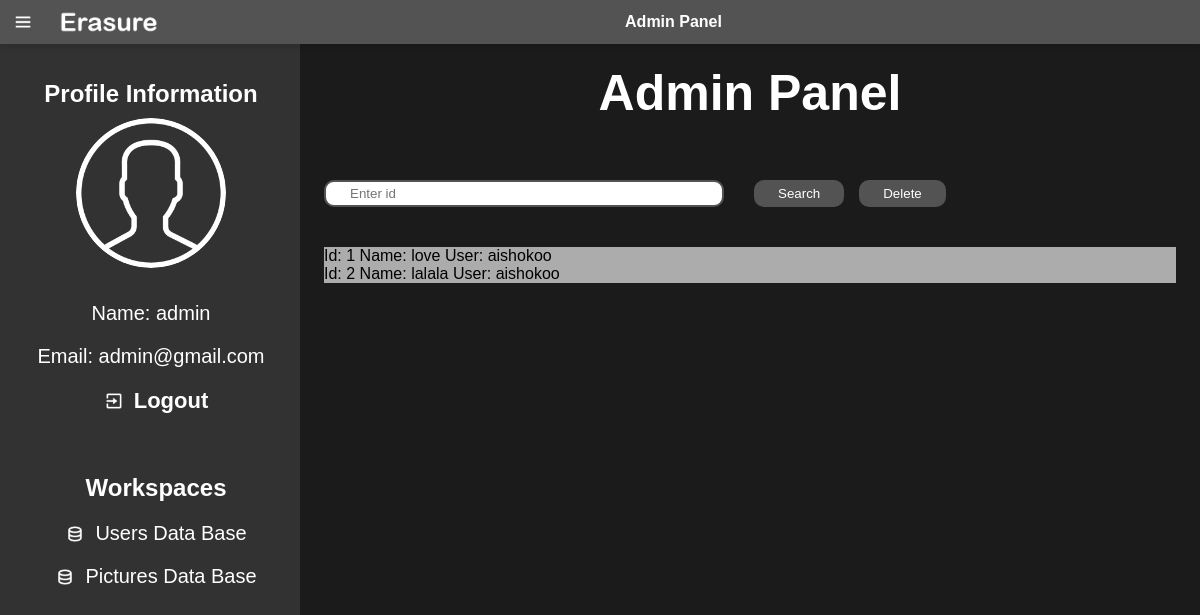
Screenshot of /pictures_db (signed in) with the database file from the repository.
### models.py (models this page shows)
class Picture(Base):
    __tablename__ = 'picture'
    id: Mapped[int] = mapped_column(primary_key=True, autoincrement=True)
    path: Mapped[str] = mapped_column(String)
    name: Mapped[str] = mapped_column(String)
    user_id: Mapped[str] = mapped_column('user_id', Integer, ForeignKey('user.id'))
    user: Mapped['User'] = relationship(User)

class User(Base):
    __tablename__ = 'user'
    id: Mapped[int] = mapped_column(primary_key=True, autoincrement=True)
    name: Mapped[str] = mapped_column(String)
    email: Mapped[str] = mapped_column(String)
    password: Mapped[str] = mapped_column(String)

### main.py (the view)
@app.route('/pictures_db', methods=['GET'])
def get_pictures_db():
    global data_type
    try:
        pictures = session.query(Picture).all()
        data_type = 'pictures'
        session.commit()
    except Exception:
        flash('An error occurred while getting users')
    return render_template('admin.html',
                           pictures=pictures,
                           data_type=data_type,
                           current_name=current_name,
                           current_email=current_email)

### templates/admin.html (shortened to what this page needs)
<!DOCTYPE html>
<html lang="en">
<head>
</head>
<body>
    <nav class="navigations">
        <div class="nav-left navigations">
            <img src="static/menu-regular-24.png" class="menu-pic">
            <img src="static/logo.png" class="logo-pic">
        </div>
        <div class="nav-middle">
            <p><strong>Admin Panel</strong></p>
        </div>
    </nav>
    <div class="leftbar">
        <div class = "profile-info">
            <h2 class="text-center">Profile Information</h2>
            <img src="static/profile_user.png" class="user-pic">
            <p>Name: {{ current_name }}</p>
            <p>Email: {{ current_email }} </p>
        </div>
        <div class="exit">
        <a href="/log_in_or_out"><img src="static/exit-regular-24.png" class="paint-pic"><p><strong>Logout</strong></p></a>
        </div>
        <div class="choices">
            <h2 class="text-center">Workspaces</h2>
            <a href="/users_db"><img src="static/data-regular-24.png" class="paint-pic"><p>Users Data Base</p></a>
            <a href="/pictures_db"><img src="static/data-regular-24.png" class="paint-pic"><p>Pictures Data Base</p></a>
        </div>
    </div>
    <div class="container">
        <h1>Admin Panel</h1>
        <div class="list-container">
            <div class="button-container">
                <form action="/search" method="POST">
                    <input type="text" name="id" placeholder="Enter id" id="search-id">
                    <button class="buttons" type="submit">Search</button>
                </form>
                <form action="/delete" method="POST" onsubmit="setDeleteId()">
                    <button class="buttons" type="submit">Delete</button>
                </form>
            </div>
                <div class ="database">
                    {% if data_type == 'users' %}
                        {% for user in users %}
                            <p>Id: {{ user.id }} Name: {{ user.name }} Email: {{ user.email }}</p>
                        {% endfor %}
                    {% elif data_type == 'user' %}
                        <p>Id: {{ user.id }} Name: {{ user.name }} Email: {{ user.email }}</p>
                    {% elif data_type == 'picture' %}
                        <p>Id: {{ picture.id }} Name: {{ picture.name }} User: {{ picture.user.name }}</p>
                    {% elif data_type == 'pictures' %}
                        {% for picture in pictures %}
                            <p>Id: {{ picture.id }} Name: {{ picture.name }} User: {{ picture.user.name }}</p>
                        {% endfor %}
                    {% endif %}
                </div>
        </div>
    </div>
</body>
</html>

### templates/admin.html (style rules this page uses)
* { padding: 0; margin: 0; box-sizing: border-box; font-family: 'Poppins', sans-serif; color: #ffffff; }
body { background-color: #1b1b1b; }
a { text-decoration: none; color: #ffffff; }
.navigations { display: flex; align-items: center; }
nav { padding: 10px 1%; justify-content: space-between; box-shadow: 0 0 10px rgba(0, 0, 0, .2); background: #535353; position: sticky; top: 0; z-index: 10; }
.nav-left .menu-pic { width: 22px; margin-right: 25px; }
.nav-left .logo-pic { width: 100px; }
.leftbar { background: #323232; width: 25%; height: 100vh; position: fixed; padding-left: 1%; padding-top: 80px; top: 0; }
.choices { display: flex; justify-content: center; align-items: center; flex-direction: column; }
.choices a { display: flex; align-items: center; margin-bottom: 20px; width: fit-content; font-size: 20px; }
.choices a img { width: 20px; margin-right: 10px; }
.choices h2 { margin-top: 40px; margin-bottom: 20px; }
.profile-info { text-align: center; margin-right: 10px; }
.profile-info .user-pic { border-radius: 50%; margin: 10px; width: 150px; }
.profile-info p { margin: 20px 0; word-wrap: break-word; overflow-wrap: break-word; max-width: 100%; font-size: 20px; }
.exit a { display: flex; align-items: center; width: fit-content; margin: 0 auto; margin-bottom: 20px; text-decoration: none; }
.exit a p { font-size: 22px; margin: 0 0 0 10px; }
.exit a img { width: 20px; }
.container { background-color: #1b1b1b; padding-left: 27%; padding-right: 2%; padding-top: 20px; padding-bottom: 20px; }
.container h1 { font-size: 50px; text-align: center; }
.list-container { margin-top: 30px; display: grid; grid-template-rows: 110px auto; margin-top: 15px; color: #000000; }
.list-container .database { background-color: #acacac; color: #000000; }
.list-container .database p { color: #000000; }
.button-container .buttons { background-color:#535353; color: #fff; border:none; border-radius:10px; padding: 6px 24px; }
.button-container input[type=text] { border: 2px solid #535353; border-radius: 10px; color: black; padding: 4px 24px; width: 400px; margin-right: 30px; }
.button-container { display: flex; gap: 15px; }
.button-container form { display: flex; align-items: end; margin-bottom: 40px; }

### rows the page displays
Picture: id "1", name "love", user.name "aishokoo"
Picture: id "2", name "lalala", user.name "aishokoo"

### other values shown
{{ current_name }} "admin"
{{ current_email }} "admin@gmail.com"
